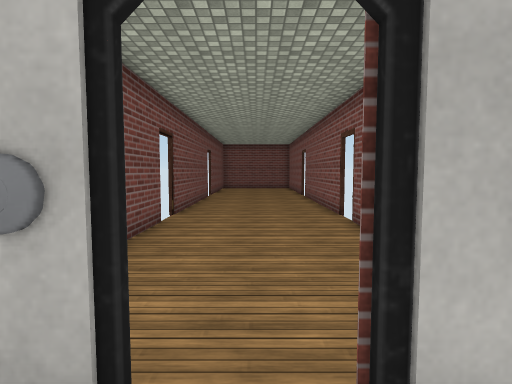
View 1 (above)

14 first-person views from a walk through a 3-D level made in the Unity game engine. The camera is 1.4 m above the floor, tilts 4° down and sees 80° across. Doors are open. The floor is counted in squares, 1 m on a side. Each view is taken from the middle of a square. On the plan, view 1 faces up. The plan holds only what a view shows up to about 14 squares ahead; the rest is blank. The player is left out. Some surface patterns are stand-ins.

View 2
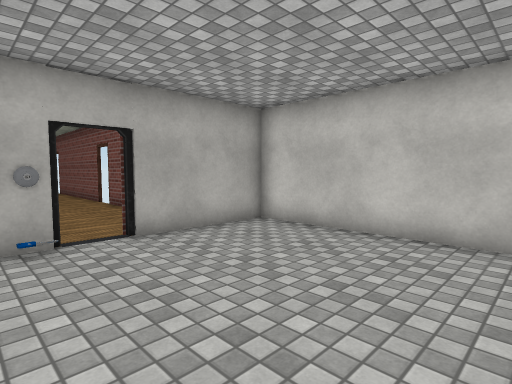

View 3
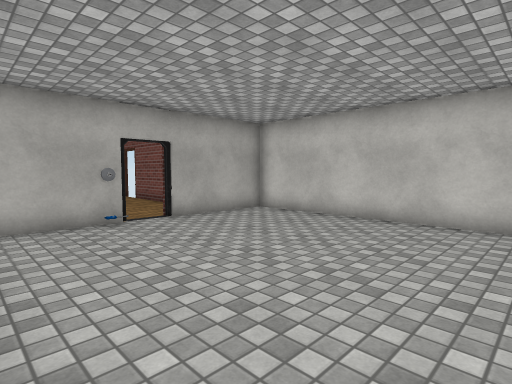

View 4
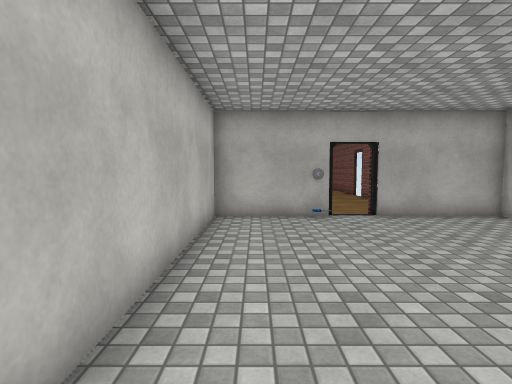

View 5
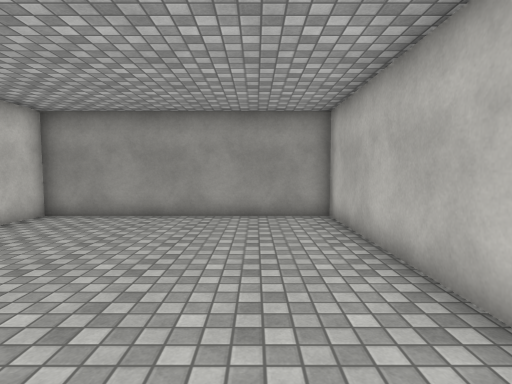

View 6
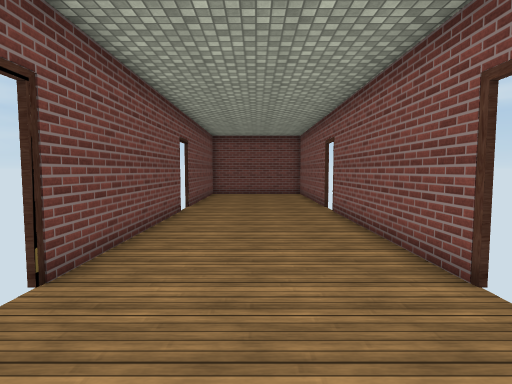

View 7
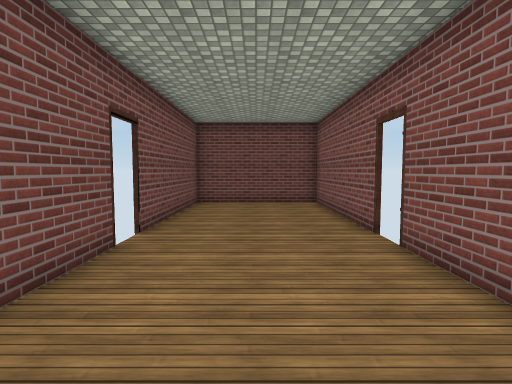

View 8
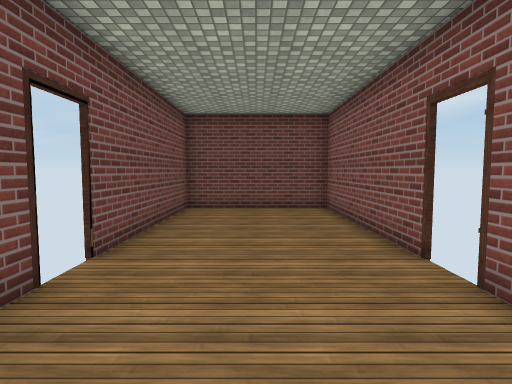

View 9
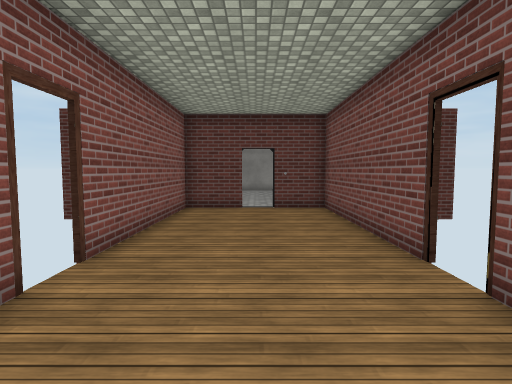

View 10
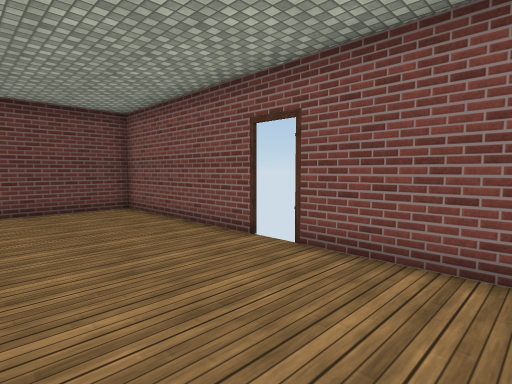

View 11
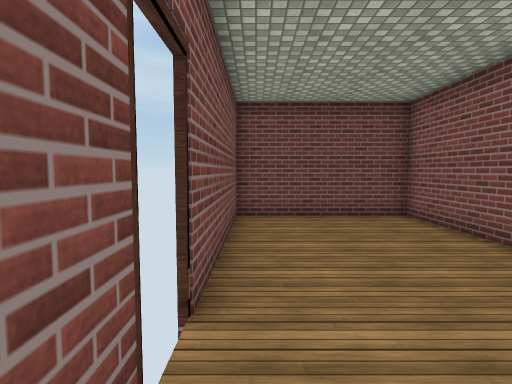

View 12
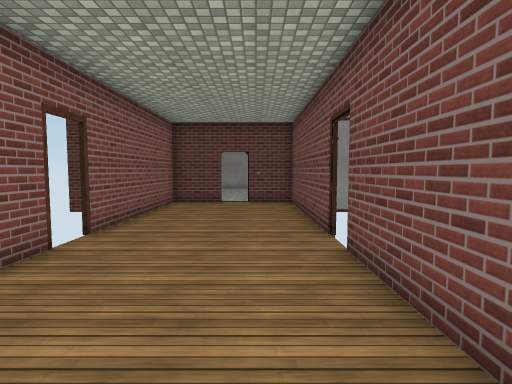

View 13
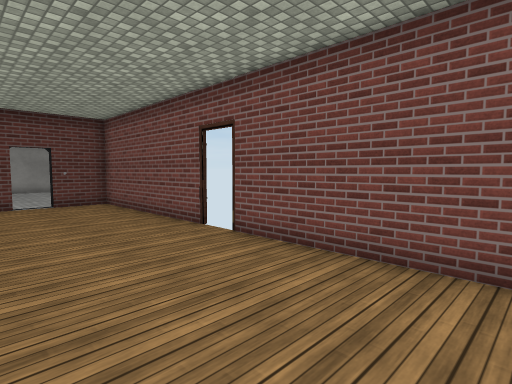

View 14
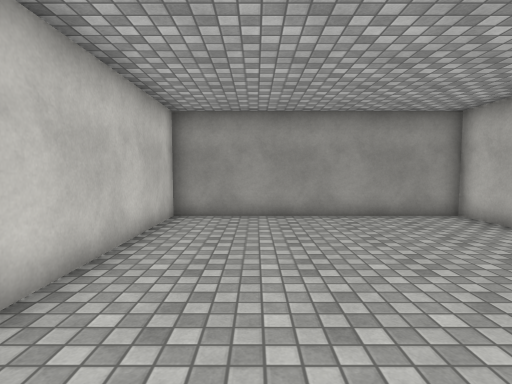

### Floor plan
Ten units are one square. View 1 is at (0, 0); x grows to the right and y downward. Boxes are objects, and circles mark ways between rooms. Rooms are numbered by the first view taken in them; rooms with no view inside come last. Other rooms are left out.
<svg viewBox="-48 -249 99 338">
<path fill="none" stroke="#000" d="M-6 -13 -43 -13M-43 -15 -43 84 46 84 46 -13 5 -13M-26 -165 -26 -95M27 -95 27 -166M-26 -85 -26 -15 -14 -15M27 -178 27 -244 -26 -244 -26 -178M5 -15 27 -15 27 -85"/>
<rect x="-15" y="-5" width="10" height="10" fill="#bbb"><title>other object</title></rect>
<rect x="-15" y="-15" width="10" height="10" fill="#bbb"><title>other object</title></rect>
<circle cx="0" cy="-20" r="3" fill="#2a7"/>
<text x="0" y="30">1</text>
<text x="0" y="-130">2</text>
</svg>
Room 1 opens to room 2.

Where each view was taken, in squares from view 1:
view 1: 0 up, 0 right, facing up
view 2: 5 down, 2 left, facing up-right
view 3: 7 down, 4 left, facing up-right
view 4: 8 down, 3 left, facing up
view 5: 1 up, 2 left, facing down
view 6: 6 up, 0 right, facing up
view 7: 11 up, 0 right, facing up
view 8: 13 up, 0 right, facing up
view 9: 13 up, 0 right, facing down
view 10: 13 up, 2 left, facing up-right
view 11: 15 up, 2 left, facing up
view 12: 15 up, 1 left, facing down
view 13: 15 up, 2 right, facing down-left
view 14: 1 up, 2 right, facing down
